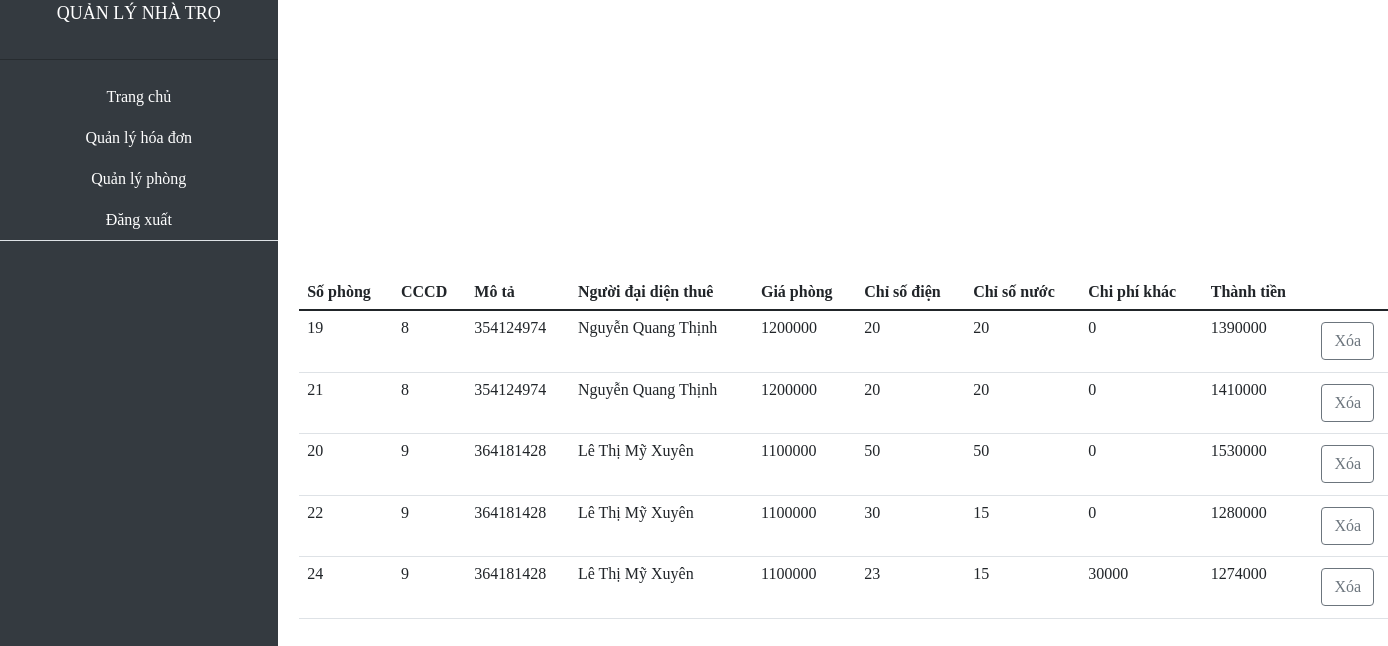
Page /admin/XemBill.php on the committed database.
### tables this page shows
CREATE TABLE `hoadon` (
  `mahd` int(11) NOT NULL,
  `tenphong` int(11) NOT NULL,
  `csdien` int(11) NOT NULL,
  `csnuoc` int(11) NOT NULL,
  `chiphikhac` int(11) NOT NULL DEFAULT 0,
  `thanhtien` int(11) NOT NULL
);

CREATE TABLE `phong` (
  `tenphong` int(11) NOT NULL,
  `giaphong` int(11) NOT NULL,
  `mota` varchar(200) NOT NULL,
  `trangthai` int(2) NOT NULL
);

### admin/XemBill.php (the view, shortened to what this page needs)
<?php
include '../php/connection.php';
$sql = "SELECT hd.mahd, hd.tenphong, ql.CCCD, ql.HoTen, p.giaphong, hd.csdien, hd.csnuoc, hd.chiphikhac, hd.thanhtien FROM hoadon hd, (SELECT * FROM qlchothue WHERE NgayTraPhong IS NULL) ql, phong p where (hd.tenphong=ql.TenPhong) AND (hd.tenphong=p.tenphong);";
$result = mysqli_query($conn,$sql);
echo '
<html>
<head>
<meta charset="utf-8" />
<meta http-equiv="X-UA-Compatible" content="IE=edge" />
<meta name="viewport" content="width=device-width, initial-scale=1.0">
<meta name="viewport" content="width=device-width, initial-scale=1, shrink-to-fit=no" />
<link href="https://cdn.jsdelivr.net/npm/bootstrap@5.1.3/dist/css/bootstrap.min.css" rel="stylesheet">
<link rel="stylesheet" href="../css/style.css">
</head>
<script language="javascript" src="../js/Include.js"></script>
<body>
  <div class="container-fluid">
    <div class="row">
      <div class="colmenu">
        <div class="menu">
          <div w3-include-html="../include/IncludeMenu.html"></div>
        </div>
      </div>
            <div class="col">
              <div class="colDSP">
                <div class="container">
                <table class="table table-hover">
                <thead>
                  <tr>
                    <th scope="col">Số phòng</th>
                    <th scope="col">CCCD</th>
                    <th scope="col">Mô tả</th>
                    <th scope="col">Người đại diện thuê</th>
                    <th scope="col">Giá phòng</th>
                    <th scope="col">Chỉ số điện</th>
                    <th scope="col">Chỉ số nước</th>
                    <th scope="col">Chi phí khác</th>
                    <th scope="col">Thành tiền</th>
                  </tr>
                </thead>
                      <tbody>
                      ';
                      if ($result) {
                        while ($row=mysqli_fetch_row($result)) {
                          echo "<tr>";
                          echo "<td>" . $row[0] . "</td>";
                          echo "<td>" . $row[1] . "</td>";
                          echo "<td>" . $row[2] . "</td>";
                          echo "<td>" . $row[3] . "</td>";
                          echo "<td>" . $row[4] . "</td>";
                          echo "<td>" . $row[5] . "</td>";
                          echo "<td>" . $row[6] . "</td>";
                          echo "<td>" . $row[7] . "</td>";
                          echo "<td>" . $row[8] . "</td>";
                          echo '
                            <td> <form action="../php/xoaphong.php" class="form-hoadon" method="post">
                            <input type="submit" class="btn btn-outline-secondary" name="Xoa" value="Xóa">
                            <input type="text" class="btn btn-outline-secondary" name="tenphong" value="'.$row[0].'" style="display: none;">
                            </form>
                          </td>';
                          echo "</tr>";
                        }
                      }
                       echo '
                      </tbody>
                    </table>
              </div>
              </div>
            </div>
            <script>
            includeHTML();
            </script>
</body>
</html>'
?>

### css/style.css (style rules this page uses)
:root { --bs-blue: #63B3ED; --bs-indigo: #596CFF; --bs-purple: #6f42c1; --bs-pink: #d63384; --bs-red: #F56565; --bs-orange: #fd7e14; --bs-yellow: #FBD38D; --bs-green: #81E6D9; --bs-teal: #20c997; --bs-cyan: #0dcaf0; --bs-white: #fff; --bs-gray: #6c757d; --bs-gray-dark: #343a40; --bs-gray-100: #f8f9fa; --bs-gray-200: #f0f2f5; --bs-gray-300: #dee2e6; --bs-gray-400: #ced4da; --bs-gray-500: #adb5bd; --bs-gray-600: #6c757d; --bs-gray-700: #495057; --bs-gray-800: #343a40; --bs-gray-900: #212529; --bs-primary: #e91e63; --bs-secondary: #7b809a; --bs-success: #4CAF50; --bs-info: #1A73E8; --bs-warning: #fb8c00; --bs-danger: #F44335; --bs-light: #f0f2f5; --bs-dark: #344767; --bs-white: #fff; --bs-primary-rgb: 233, 30, 99; --bs-secondary-rgb: , 128, 154; --bs-success-rgb: 76, 175, 80; --bs-info-rgb: 26, 115, 232; --bs-warning-rgb: 251, 140, 0; --bs-danger-rgb: 244, 67, 53; --bs-light-rgb: 240, 242, 245; --bs-dark-rgb: 52, 71, 103; --bs-white-rgb: 255, 255, 255; --bs-white-rgb: 255, 255, 255; --bs-black-rgb: 0, 0, 0; --bs-body-color-rgb: , 128, 154; --bs-body-bg-rgb: 255, 255, 255; --bs-font-sans-serif: "Roboto", Helvetica, Arial, sans-serif; --bs-font-monospace: SFMono-Regular, Menlo, Monaco, Consolas, "Liberation Mono", "Courier New", monospace; --bs-gradient: linear-gradient(180deg, rgba(255, 255, 255, 0.15), rgba(255, 255, 255, 0)); --bs-body-font-family: var(--bs-font-sans-serif); --bs-body-font-size: 1rem; --bs-body-font-weight: 400; --bs-body-line-height: 1.5; --bs-body-color: #7b809a; --bs-body-bg: #fff; }
.container { margin-left: 20%; font-family:'Times New Roman', Times, serif; color: black; }
.container-fluid { width: 100%; height: 100%; padding-right: var(--bs-gutter-x,.75rem); padding-left: 0px; margin-right: auto; margin-left: auto; font-family:'Times New Roman', Times, serif; color: black; background-color: #fff; }
.row { height: 100%; }
.colmenu { width: 20%; height: 100%; position: fixed; z-index: 100; }
.menu { --bs-bg-opacity: 1; background-color: #343a40; height: 100%; width: 100%; display: inline-table; position: absolute; }
.form-hoadon { margin-top: 5%; margin-right: 5%; margin-bottom: 5%; margin-left: 5%; height:auto; width: auto; background-color: #fff; }
.colDSP { margin-top: 20%; }

### rows in the picture
hoadon: mahd "19", tenphong "8", row "354124974", row "Nguyễn Quang Thịnh", tenphong.giaphong "1200000", csdien "20", csnuoc "20", chiphikhac "0", thanhtien "1390000"
hoadon: mahd "21", tenphong "8", row "354124974", row "Nguyễn Quang Thịnh", tenphong.giaphong "1200000", csdien "20", csnuoc "20", chiphikhac "0", thanhtien "1410000"
hoadon: mahd "20", tenphong "9", row "364181428", row "Lê Thị Mỹ Xuyên", tenphong.giaphong "1100000", csdien "50", csnuoc "50", chiphikhac "0", thanhtien "1530000"
hoadon: mahd "22", tenphong "9", row "364181428", row "Lê Thị Mỹ Xuyên", tenphong.giaphong "1100000", csdien "30", csnuoc "15", chiphikhac "0", thanhtien "1280000"
hoadon: mahd "24", tenphong "9", row "364181428", row "Lê Thị Mỹ Xuyên", tenphong.giaphong "1100000", csdien "23", csnuoc "15", chiphikhac "30000", thanhtien "1274000"
